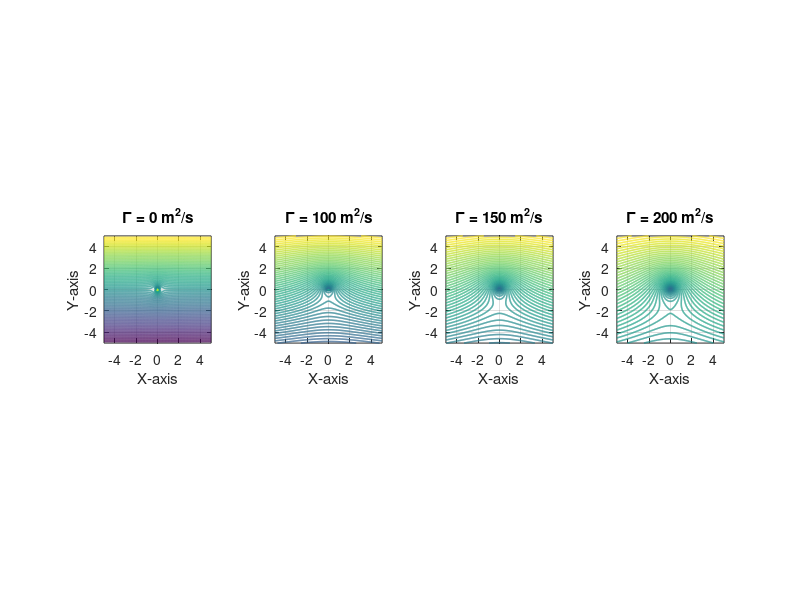

Recreate this plot in MATLAB.
%%%%%%%%%%% Flow Combination %%%%%%%%%%%
clc; clear; close all;

% Inputs
v_inf = 30;                     % Uniform flow velocity
kappa = 30;                     % Strength of the doublet
gamma_vals = [0, 100, 150, 200]; % Circulation values (Γ)

R = sqrt(kappa / (2 * pi * v_inf));  % Equivalent cylinder radius

% Grid setup
x_range = linspace(-5, 5, 250); % X-coordinates
y_range = linspace(-5, 5, 250); % Y-coordinates
[x, y] = meshgrid(x_range, y_range);

% Calculations
figure;

for index = 1:length(gamma_vals)
    gamma = gamma_vals(index); % Current circulation value

    % Stream function components
    psiUniform = v_inf * y;                           % Uniform flow
    psiDoublet = -kappa / (2 * pi) * (y ./ (x.^2 + y.^2)); % Doublet flow
    psiVortex = gamma / (2 * pi) * log(x.^2 + y.^2); % Vortex flow

    % Total stream function
    psiTotal = psiUniform + psiDoublet + psiVortex;

    % Plot streamlines
    subplot(1, length(gamma_vals), index);
    contour(x, y, psiTotal, 70, 'LineWidth', 1.1); % Streamlines
    hold on;

    % Add title and labels
    title(['\Gamma = ', num2str(gamma), ' m^2/s']);
    xlabel('X-axis');
    ylabel('Y-axis');
    axis equal;
    grid on;
end
